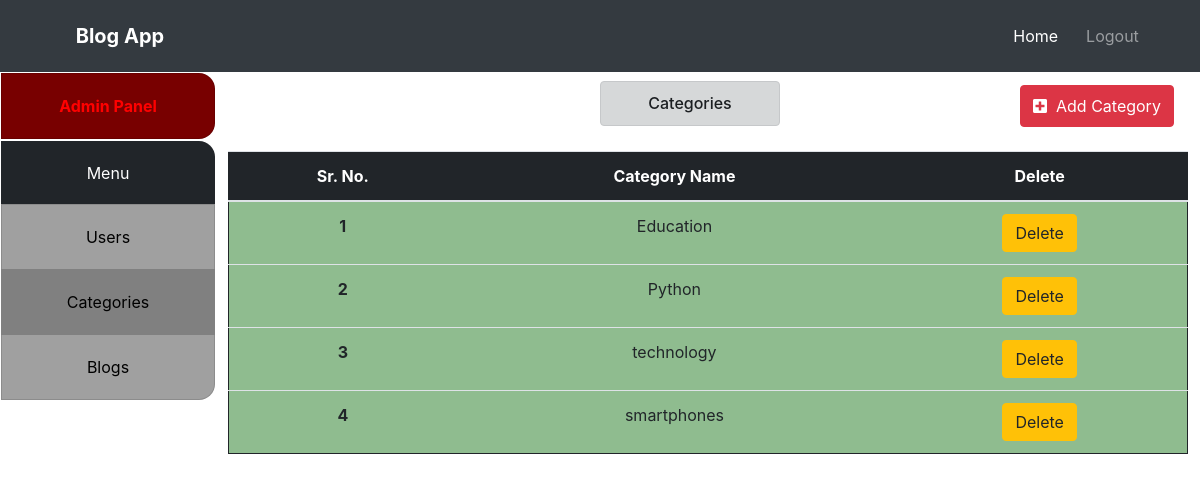
Page /category/ (signed in) on the committed database.
### blog_app/models.py (models this page shows)
class Category(models.Model):
    category = models.CharField(max_length=50, null=True, blank=True)
    def __str__(self):
        return self.category

### blog_app/views.py (the view)
# urls.py: path('category/', views.category, name='category'),
def category(request):
    if not request.user.is_staff:
        return redirect('admin_login')
    categories = Category.objects.all()
    count = 0
    for i in categories:
        count += 1
    print(categories)
    return render(request, 'categories.html', {'categories': categories, 'count': count})

### blog_app/templates/categories.html (shortened to what this page needs)
<!doctype html>
<html lang="en">
  <head>
    <link rel="stylesheet" href="https://stackpath.bootstrapcdn.com/bootstrap/4.1.3/css/bootstrap.min.css">
    <link rel="stylesheet" href="https://cdnjs.cloudflare.com/ajax/libs/font-awesome/5.15.3/css/all.min.css" />
  </head>
  <body>
        <nav class="navbar navbar-expand-lg navbar-dark bg-dark pt-3 pb-3 sticky-top">
          <a class="navbar-brand font-weight-bold pl-5" href="{% url 'navigation' %}" style="margin-left: 1%">Blog App</a>
          <div class="collapse navbar-collapse" id="navbarNavAltMarkup">
            <div class="navbar-nav" style="margin-left: 81%;">
              {% if request.user.is_staff %}
              <a class="nav-item nav-link active" style="padding-left: 20px;" href="{% url 'home' %}">Home <span class="sr-only">(current)</span></a>
              <a class="nav-item nav-link" style="padding-left: 20px;" href="{% url 'logout' %}">Logout</a>
              {% else %}
              <a class="nav-item nav-link" style="padding-left: 20px;" href="{% url 'login' %}">Login</a>
              {% endif %}
            </div>
          </div>
        </nav>
        <div class="list-group" style="margin-top: 0%;">
          <div id="heading" style=" padding: 20px;" class="font-weight-bold list-group-item list-group-item-action text-center">Admin Panel</div>
        </div>
        <div class="list-group" style="margin-top: 0%;">
          <li style=" padding: 20px;" class="list-group-item list-group-item-action text-center">Menu</li>
          <a href="{% url 'admin_panel' %}" style=" padding: 20px;" class="list-group-item list-group-item-action text-center">Users</a>
          <a href="{% url 'category' %}" style=" padding: 20px;" class="list-group-item list-group-item-action text-center active">Categories</a>
          <a href="{% url 'blog' %}" style=" padding: 20px;" class="list-group-item list-group-item-action text-center">Blogs</a>
        </div>
        <div class="alert alert-dark text-center pb-1" style="width: 15%; margin-left: 50%; margin-top: -320px;;" role="alert">
            <h6>Categories</h6>
        </div>
        <div>
            <button class="btn btn-danger pb-2 pt-2" data-toggle="modal" data-target="#modalForm"><i class="fas fa-plus-square"></i>&nbsp;&nbsp;Add Category</button>
        </div>
        <table class="table text-center table-responsive-xl" style="border: 1px solid;">
          <thead>
            <tr>
              <th class="table-dark" scope="col">Sr. No.</th>
              <th class="table-dark" scope="col">Category Name</th>
              <th class="table-dark" scope="col">Delete</th>
            </tr>
          </thead>
          <tbody>
          {% if count != 0 %}
          {% for category in categories %}
            <tr>
              <th class="table-row" scope="row">{{forloop.counter}}</th>
              <td class="table-row">{{category.category}}</td>
              <td class="table-row"><button onclick="location.href='{% url 'delete_category' category.id %}'" class="btn btn-warning">Delete</button></td>
            </tr>
          {% endfor %}
          {% else %}
          <tr class="text-center">
            <td></td>
            <th>No Categories. Add Category if you Want.</th>
            <td></td>
          </tr>
           {% endif %}
          </tbody>
        </table>
  </body>
</html>

### blog_app/templates/categories.html (style rules this page uses)
.list-group { border: 1px solid white; border-radius: 0px; width: 18%; padding-top: 0px; }
.list-group a { background: #A0A0A0; color: black; }
.list-group #heading { background: #780000; color: red; }
.list-group li { background: #212529; border: none; padding: 30px; color: white; }
.list-group .active { background: #808080; color: black; border: 1px solid grey; }
.list-group-item:first-child { border-top-left-radius: 0rem; border-top-right-radius: 1rem; }
.list-group-item:last-child { border-bottom-left-radius: 0rem; border-bottom-right-radius: 1rem; }
.table { width: 80%; margin-left: 19%; margin-right: 1%; margin-top: -15px; border-spacing: 0px; }
.table .table-row { background: #8FBC8F; }
.btn-danger { margin-left: 85%; margin-top: -100px; }

### rows in the picture
Category: category "Education"
Category: category "Python"
Category: category "technology"
Category: category "smartphones"
